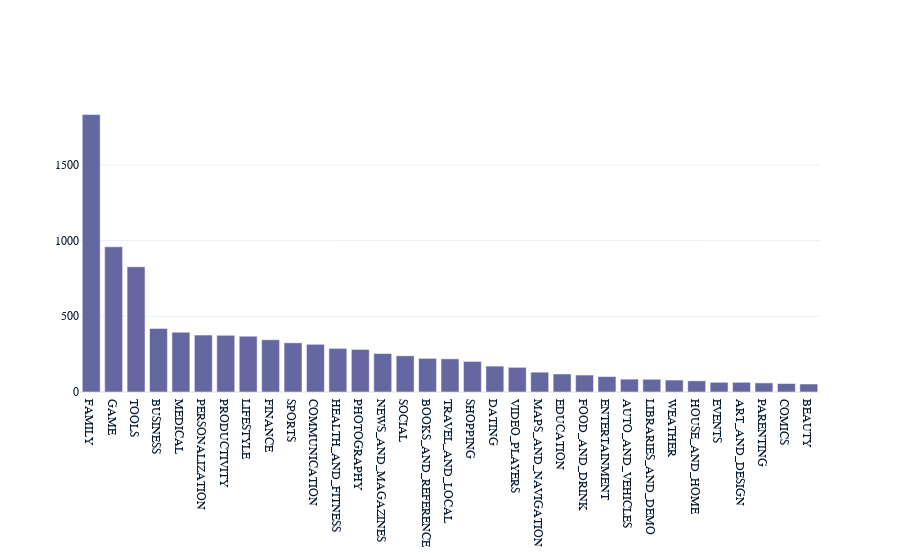

Source (notebook cell):
### Code cell
# Find the total number of each category
num_categories = apps['Category'].nunique()
print('Number of categories = ', num_categories)

num_apps_in_category = apps['Category'].value_counts()

sorted_num_apps_in_category = num_apps_in_category.sort_values(ascending = False)

data = [go.Bar(
        x = num_apps_in_category.index, # index = category name
        y = num_apps_in_category.values, # value = count
)]

plotly.offline.iplot(data)

### Figure 1 — Plotly figure (JSON) as saved in the notebook; plotly's stock layout.template omitted (floating-point values rounded to 4 significant figures)
{"data": [{"x": ["FAMILY", "GAME", "TOOLS", "BUSINESS", "MEDICAL", "PERSONALIZATION", "PRODUCTIVITY", "LIFESTYLE", "FINANCE", "SPORTS", "COMMUNICATION", "HEALTH_AND_FITNESS", "PHOTOGRAPHY", "NEWS_AND_MAGAZINES", "SOCIAL", "BOOKS_AND_REFERENCE", "TRAVEL_AND_LOCAL", "SHOPPING", "DATING", "VIDEO_PLAYERS", "MAPS_AND_NAVIGATION", "EDUCATION", "FOOD_AND_DRINK", "ENTERTAINMENT", "AUTO_AND_VEHICLES", "LIBRARIES_AND_DEMO", "WEATHER", "HOUSE_AND_HOME", "EVENTS", "ART_AND_DESIGN", "PARENTING", "COMICS", "BEAUTY"], "y": [1832, 959, 827, 420, 395, 376, 374, 369, 345, 325, 315, 288, 281, 254, 239, 222, 219, 202, 171, 163, 131, 119, 112, 102, 85, 84, 79, 74, 64, 64, 60, 56, 53], "type": "bar"}], "layout": {}}
